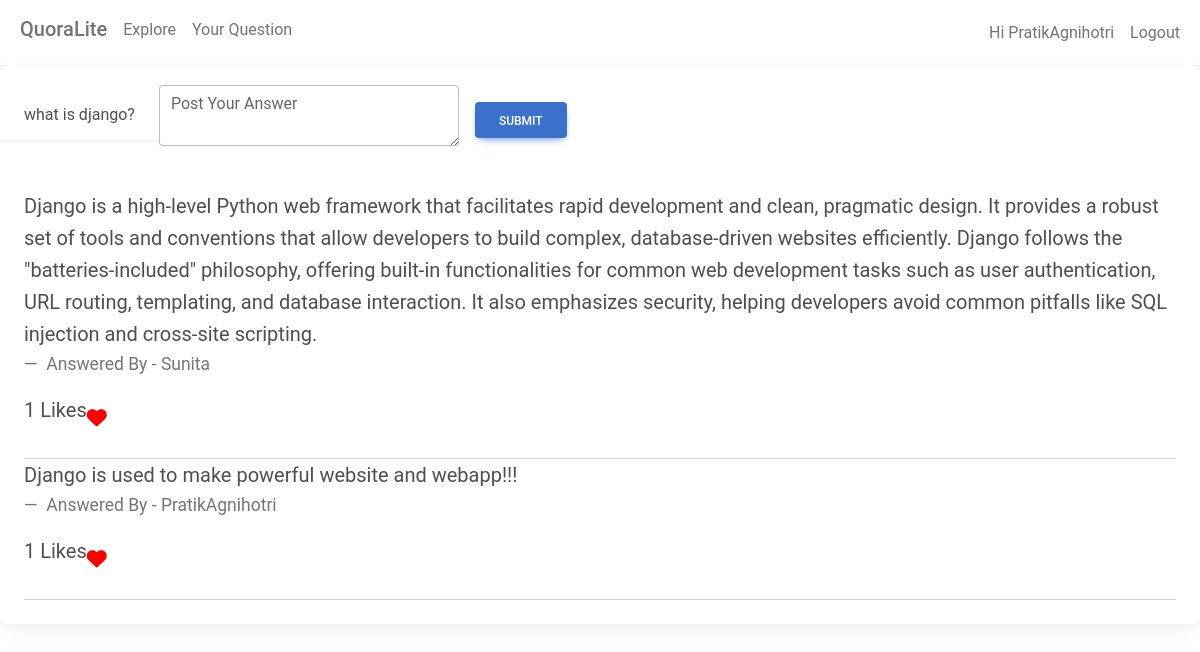
The page /viewall/53/ (signed in) on the database its author committed.
### QuoraLiteApp/models.py (models this page shows, shortened)
class Question(models.Model):
    user = models.ForeignKey(User, on_delete=models.CASCADE, related_name="questions")
    question_text = models.TextField()
    created_at = models.DateTimeField(auto_now_add=True)
    def __str__(self):
        return f"{self.user.username}: {self.question_text[:50]}"

class Answer(models.Model):
    question = models.ForeignKey(
        Question, on_delete=models.CASCADE, related_name="answers"
    )
    user = models.ForeignKey(User, on_delete=models.CASCADE, related_name="answers")
    answer_text = models.TextField()
    created_at = models.DateTimeField(auto_now_add=True)
    def __str__(self):
        return f"Answer by {self.user.username} to Q{self.question.id}"

### QuoraLiteApp/views.py (the view, shortened to what this page needs)
# urls.py: path("viewall/<int:question_id>/", views.viewall, name="viewall"),
@login_required(login_url="login")
def viewall(request,question_id):
    question = Question.objects.filter(id=question_id)[0]
    answer = Answer.objects.filter(question=question.id)
    data = [{
        "question" : question,
    }]
    answer_details_list = []
    for ans in answer:
        answer_details_list.append(
            {
                "answer": ans,
                "likes": len(Likes.objects.filter(answer=ans)),
                "youliked": len(Likes.objects.filter(answer=ans,user=request.user)),
            }
        )
    data[0]["answer_details"] = answer_details_list
    print(data)
    return render(request,"viewall.html",{"data":data})

### templates/viewall.html (shortened to what this page needs)
{% load django_browser_reload %} {% django_browser_reload_script %}
{% load static %}
<!DOCTYPE html>
<html lang="en">
  <head>
    <link
      href="https://cdnjs.cloudflare.com/ajax/libs/mdb-ui-kit/6.4.2/mdb.min.css"
      rel="stylesheet"
    />
    <link
      href="https://cdnjs.cloudflare.com/ajax/libs/font-awesome/6.4.0/css/all.min.css"
      rel="stylesheet"
    />
  </head>
  <body>
    <nav class="navbar navbar-expand-lg bg-body-tertiary">
      <div class="container-fluid">
        <div class="collapse navbar-collapse" id="navbarSupportedContent">
          <ul class="navbar-nav me-auto mb-2 mb-lg-0">
            <li class="nav-item">
              <a class="nav-link" href="#"><h5>QuoraLite</h5></a>
            </li>
            <li class="nav-item">
              <a class="nav-link" href="/">Explore</a>
            </li>
            <li class="nav-item">
              <a class="nav-link" href="/yourquestions">Your Question</a>
            </li>
          </ul>
        </div>
        <div class="d-flex align-items-center">
          <ul class="navbar-nav me-auto mb-2 mb-lg-0">
            {% if user.is_authenticated %}
            <li class="nav-item">
              <a class="nav-link" href="#">Hi {{user.username}}</a>
            </li>
            {% endif %}
            <li class="nav-item">
              <a class="nav-link" href="/logout">Logout</a>
            </li>
          </ul>
        </div>
      </div>
    </nav>
    <div class="card">
      <div class = "d-flex align-items-center">
        <div class="card-header">{{data.0.question.question_text}}</div>
        {% if user.id != data.0.question.user.id   %}
        <form action="" method="POST" class="flex-grow-1 d-flex align-items-center gap-3">
          <div class="form-outline">
            <textarea
              class="form-control"
              id="questionTextarea"
              rows="2"
              name="answer_text"
              placeholder="Type your Answer here..."
              required
            ></textarea>
            <label class="form-label" for="questionTextarea">Post Your Answer</label>
          </div>
          <button type="submit" class="btn btn-primary mt-2">Submit</button>
        </form>
        {% endif %}
      </div>
      <div class="card-body">
          {% for answer in data.0.answer_details %}
          <blockquote class="blockquote mb-0">
            <p>{{answer.answer.answer_text}}</p>
            <div >
              <footer class="blockquote-footer">
                Answered By - {{answer.answer.user.username}}
              </footer>
              <div class="d-flex align-items-center">
                {% if answer.likes > 0 %}
                  <div >
                   <p >{{answer.likes}} Likes</p>
                  </div>
                  {% else %}
                  <div >
                <p>No Likes</p>
                  </div>
                  {% endif %}
                  <form action="{% url 'liking' answer_id=answer.answer.id %}" method="POST">
              <button
                type="submit"
                style="border: none; background: none; padding: 0"
              >
                {% if answer.youliked == 1 %}
                <i class="fas fa-heart" style="color: red; cursor: pointer"></i>
                {% else %}
                <i
                  class="fas fa-heart"
                  style="color: black; cursor: pointer"
                ></i>
                {% endif %}
              </button>
            </form>
              </div>
            </div>
            <hr />
          </blockquote>
          {% endfor %}
      </div>
    </div>
  </body>
</html>

### templates/viewall.html (style rules this page uses)
.form-outline { margin-top : 20px; margin-bottom : 20px; max-width : 300px; }

### rows shown on the page
Question: question_text "what is django?"
Answer: answer.answer_text "Django is a high-level Python web framework that facilitates rapid development and clean, pragmatic design. It provides a robust set of tools and conventions that allow developers to build complex, database-driven websites efficiently. Django follows the \"batteries-included\" philosophy, offering built-in functionalities for common web development tasks such as user authentication, URL routing, templating, and database interaction. It also emphasizes security, helping developers avoid common pitfalls like SQL injection and cross-site scripting.", answer.user.username "Sunita", likes "1"
Answer: answer.answer_text "Django is used to make powerful website and webapp!!!", answer.user.username "PratikAgnihotri", likes "1"

### other values the page prints
{{ user.username }} "PratikAgnihotri"
